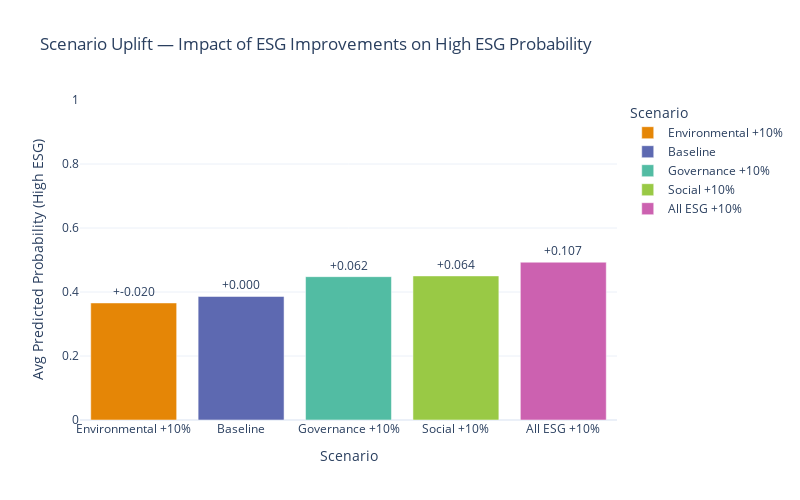

The notebook cell this image was saved under:
### Code cell
# %% ===============================================================
# STEP 3 — SCENARIO UPLIFT SUMMARY
# ===============================================================
import numpy as np
import plotly.express as px
from xgboost import XGBClassifier

# --- Load the processed dataset ---
DATA_PATH = DATA_PROCESSED / "esg_processed_02b.csv"
df = pd.read_csv(DATA_PATH)

# --- Prepare features and target ---
drop_cols = [
    "CompanyID", "CompanyName", "Industry", "Region", "Year",
    "ESG_Overall", "ESG_Overall_noisy", "ESG_Class"
]
X = df.drop(columns=drop_cols, errors="ignore")
y = df["ESG_Class"]

# --- Load or rebuild the best model (XGBoost) ---
xgb = XGBClassifier(
    n_estimators=300, learning_rate=0.05, max_depth=5,
    subsample=0.8, colsample_bytree=0.8,
    random_state=42, use_label_encoder=False, eval_metric="logloss"
)
xgb.fit(X, y)

# --- Define "what-if" uplift scenarios ---
scenarios = {
    "Baseline": X.copy(),
    "Governance +10%": X.assign(ESG_Governance=X["ESG_Governance"] * 1.10),
    "Social +10%": X.assign(ESG_Social=X["ESG_Social"] * 1.10),
    "Environmental +10%": X.assign(ESG_Environmental=X["ESG_Environmental"] * 1.10),
    "All ESG +10%": X.assign(
        ESG_Environmental=X["ESG_Environmental"] * 1.10,
        ESG_Social=X["ESG_Social"] * 1.10,
        ESG_Governance=X["ESG_Governance"] * 1.10
    ),
}

# --- Calculate uplift in ESG Class probability ---
uplift_results = []
for name, scenario in scenarios.items():
    prob = xgb.predict_proba(scenario)[:, 1].mean()
    uplift_results.append({"Scenario": name, "Avg_Prob_High_ESG": prob})

uplift_df = pd.DataFrame(uplift_results)
uplift_df["Uplift_vs_Baseline"] = uplift_df["Avg_Prob_High_ESG"] - uplift_df.loc[uplift_df["Scenario"] == "Baseline", "Avg_Prob_High_ESG"].values[0]

display(uplift_df)

# ===============================================================
# 📊 PLOTLY VISUALIZATION — Scenario Uplift
# ===============================================================
fig = px.bar(
    uplift_df.sort_values("Avg_Prob_High_ESG"),
    x="Scenario",
    y="Avg_Prob_High_ESG",
    text="Uplift_vs_Baseline",
    title="Scenario Uplift — Impact of ESG Improvements on High ESG Probability",
    color="Scenario",
    color_discrete_sequence=px.colors.qualitative.Vivid
)

fig.update_traces(texttemplate="+%{text:.3f}", textposition="outside")
fig.update_layout(
    yaxis_title="Avg Predicted Probability (High ESG)",
    xaxis_title="Scenario",
    yaxis=dict(range=[0, 1]),
    template="plotly_white",
    width=800,
    height=500
)
fig.show()

print("✅ STEP 3 — Scenario Uplift Summary complete.")

### Figure 1 — Plotly figure (JSON) as saved in the notebook; plotly's stock layout.template omitted (floating-point values rounded to 4 significant figures)
{"data": [{"hovertemplate": "Scenario=%{x}<br>Avg_Prob_High_ESG=%{y}<br>Uplift_vs_Baseline=%{text}<extra></extra>", "legendgroup": "Environmental +10%", "marker": {"color": "rgb(229, 134, 6)", "pattern": {"shape": ""}}, "name": "Environmental +10%", "orientation": "v", "showlegend": true, "text": [-0.02023], "textposition": "outside", "texttemplate": "+%{text:.3f}", "type": "bar", "x": ["Environmental +10%"], "xaxis": "x", "y": [0.3658], "yaxis": "y"}, {"hovertemplate": "Scenario=%{x}<br>Avg_Prob_High_ESG=%{y}<br>Uplift_vs_Baseline=%{text}<extra></extra>", "legendgroup": "Baseline", "marker": {"color": "rgb(93, 105, 177)", "pattern": {"shape": ""}}, "name": "Baseline", "orientation": "v", "showlegend": true, "text": [0.0], "textposition": "outside", "texttemplate": "+%{text:.3f}", "type": "bar", "x": ["Baseline"], "xaxis": "x", "y": [0.386], "yaxis": "y"}, {"hovertemplate": "Scenario=%{x}<br>Avg_Prob_High_ESG=%{y}<br>Uplift_vs_Baseline=%{text}<extra></extra>", "legendgroup": "Governance +10%", "marker": {"color": "rgb(82, 188, 163)", "pattern": {"shape": ""}}, "name": "Governance +10%", "orientation": "v", "showlegend": true, "text": [0.06194], "textposition": "outside", "texttemplate": "+%{text:.3f}", "type": "bar", "x": ["Governance +10%"], "xaxis": "x", "y": [0.4479], "yaxis": "y"}, {"hovertemplate": "Scenario=%{x}<br>Avg_Prob_High_ESG=%{y}<br>Uplift_vs_Baseline=%{text}<extra></extra>", "legendgroup": "Social +10%", "marker": {"color": "rgb(153, 201, 69)", "pattern": {"shape": ""}}, "name": "Social +10%", "orientation": "v", "showlegend": true, "text": [0.06426], "textposition": "outside", "texttemplate": "+%{text:.3f}", "type": "bar", "x": ["Social +10%"], "xaxis": "x", "y": [0.4503], "yaxis": "y"}, {"hovertemplate": "Scenario=%{x}<br>Avg_Prob_High_ESG=%{y}<br>Uplift_vs_Baseline=%{text}<extra></extra>", "legendgroup": "All ESG +10%", "marker": {"color": "rgb(204, 97, 176)", "pattern": {"shape": ""}}, "name": "All ESG +10%", "orientation": "v", "showlegend": true, "text": [0.1071], "textposition": "outside", "texttemplate": "+%{text:.3f}", "type": "bar", "x": ["All ESG +10%"], "xaxis": "x", "y": [0.4931], "yaxis": "y"}], "layout": {"barmode": "relative", "height": 500, "legend": {"title": {"text": "Scenario"}, "tracegroupgap": 0}, "title": {"text": "Scenario Uplift — Impact of ESG Improvements on High ESG Probability"}, "width": 800, "xaxis": {"anchor": "y", "categoryarray": ["Environmental +10%", "Baseline", "Governance +10%", "Social +10%", "All ESG +10%"], "categoryorder": "array", "domain": [0, 1], "title": {"text": "Scenario"}}, "yaxis": {"anchor": "x", "domain": [0, 1], "range": [0, 1], "title": {"text": "Avg Predicted Probability (High ESG)"}}}}
